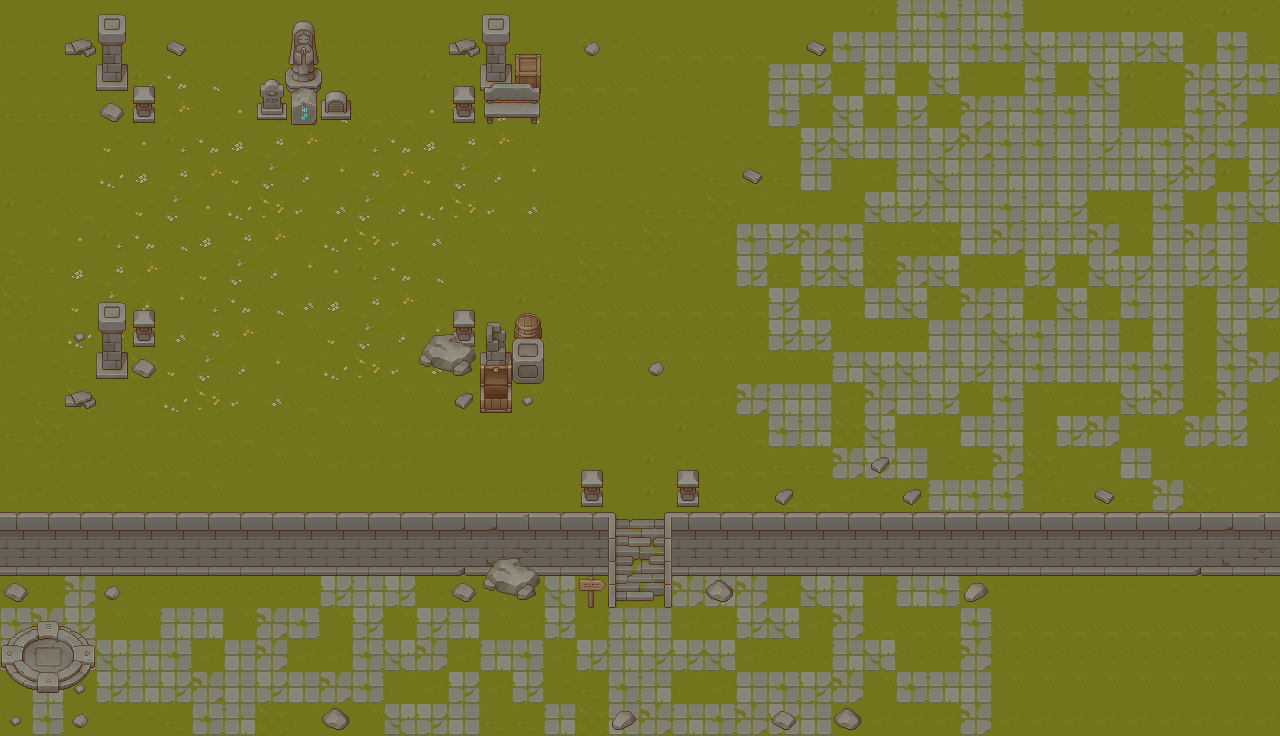

A 2D game scene composited from a Tiled map and its tileset images. What follows is a short description and the map's XML, with each tile layer's data collapsed to a summary:
An orthogonal 40x23 tile map with 32x32 px tiles, 7 tile layers (floor, floor1, wall, props, ...), 6 tilesets and 11 objects (11x Wall).

<map version="1.10" tiledversion="1.11.2" orientation="orthogonal" renderorder="right-down" width="40" height="23" tilewidth="32" tileheight="32" infinite="0" nextlayerid="13" nextobjectid="58">
 <tileset firstgid="1" name="Grass" tilewidth="32" tileheight="32" tilecount="64" columns="8">
  <image source="Grass.png" width="256" height="256" />
  <wangsets>
   <wangset name="floor" type="mixed" tile="41">
    <wangcolor name="" color="#ff0000" tile="-1" probability="1" />
    <wangtile tileid="32" wangid="1,1,1,1,1,1,1,1" />
    <wangtile tileid="33" wangid="1,1,1,1,1,1,1,1" />
    <wangtile tileid="40" wangid="1,1,1,1,1,1,1,1" />
    <wangtile tileid="41" wangid="1,1,1,1,1,1,1,1" />
    <wangtile tileid="48" wangid="1,1,1,1,1,1,1,1" />
    <wangtile tileid="49" wangid="1,1,1,1,1,1,1,1" />
   </wangset>
  </wangsets>
 </tileset>
 <tileset firstgid="65" name="Plant" tilewidth="32" tileheight="32" tilecount="256" columns="16">
  <image source="Plant.png" width="512" height="512" />
 </tileset>
 <tileset firstgid="321" name="Props" tilewidth="32" tileheight="32" tilecount="256" columns="16">
  <image source="Props.png" width="512" height="512" />
 </tileset>
 <tileset firstgid="577" name="Struct" tilewidth="32" tileheight="32" tilecount="256" columns="16">
  <image source="Struct.png" width="512" height="512" />
 </tileset>
 <tileset firstgid="833" name="TilesetStoneGround" tilewidth="32" tileheight="32" tilecount="64" columns="8">
  <image source="TilesetStoneGround.png" width="256" height="256" />
 </tileset>
 <tileset firstgid="897" name="TilesetWall" tilewidth="32" tileheight="32" tilecount="256" columns="16">
  <image source="TilesetWall.png" width="512" height="512" />
 </tileset>
 <layer id="1" name="floor" width="40" height="23">
  <data>[920 cells, 920 non-empty, 16 distinct tile ids]</data>
 </layer>
 <layer id="8" name="floor1" width="40" height="23">
  <data>[920 cells, 357 non-empty, 22 distinct tile ids]</data>
 </layer>
 <layer id="2" name="wall" width="40" height="23">
  <data>[920 cells, 82 non-empty, 14 distinct tile ids]</data>
 </layer>
 <layer id="6" name="props" width="40" height="23">
  <data>[920 cells, 39 non-empty, 31 distinct tile ids]</data>
 </layer>
 <layer id="7" name="props1" width="40" height="23">
  <data>[920 cells, 22 non-empty, 16 distinct tile ids]</data>
 </layer>
 <layer id="9" name="props2" width="40" height="23">
  <data>[920 cells, 1 non-empty, 1 distinct tile ids]</data>
 </layer>
 <layer id="11" name="rock" width="40" height="23">
  <data>[920 cells, 37 non-empty, 12 distinct tile ids]</data>
 </layer>
 <objectgroup id="12" name="เลเยอร์ออบเจกต์ 1">
  <object id="24" type="Wall" x="1" y="513" width="575" height="60" />
  <object id="25" type="Wall" x="705" y="512" width="574" height="63" />
  <object id="47" type="Wall" x="431.5" y="312" width="112" height="68" />
  <object id="48" type="Wall" x="480" y="380" width="31.5" height="34" />
  <object id="49" type="Wall" x="449" y="88.5" width="91.5" height="35" />
  <object id="50" type="Wall" x="480.5" y="18.5" width="28" height="66" />
  <object id="51" type="Wall" x="514" y="61.5" width="25" height="25.5" />
  <object id="52" type="Wall" x="98" y="17" width="30" height="75" />
  <object id="53" type="Wall" x="130.5" y="87" width="22.5" height="34" />
  <object id="54" type="Wall" x="98.5" y="304.5" width="28" height="73.5" />
  <object id="56" type="Wall" x="133" y="320.5" width="21.5" height="25.5" />
 </objectgroup>
</map>
